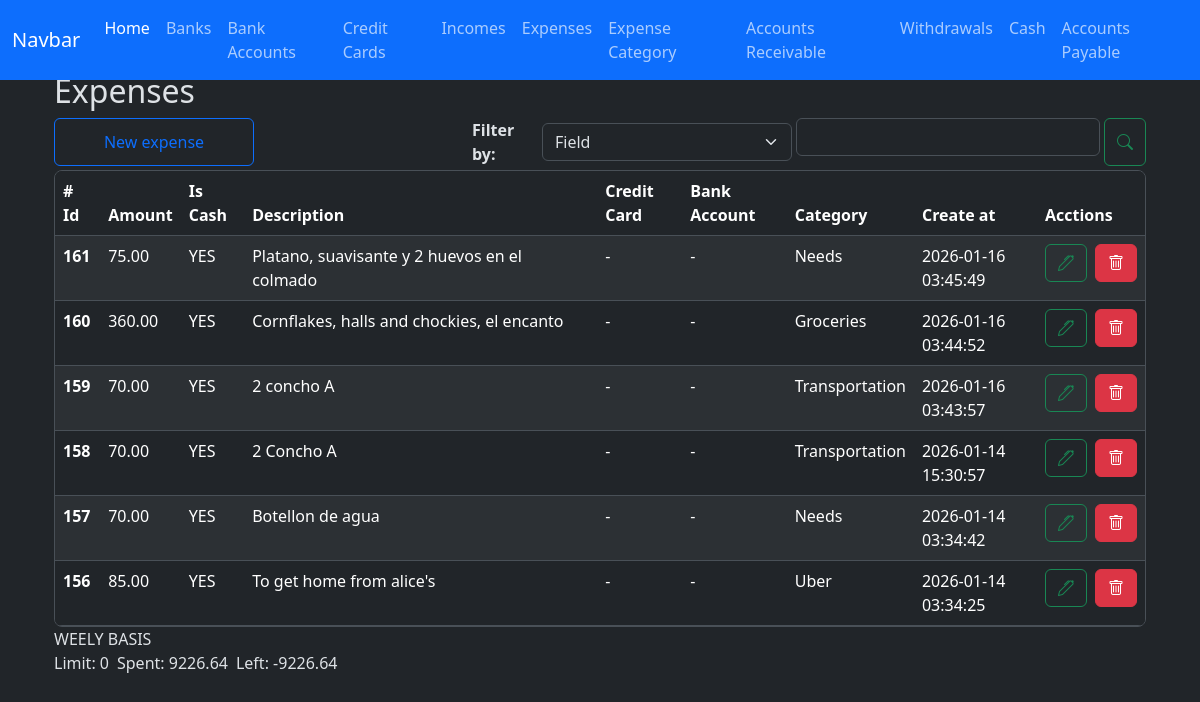
The app's page /expenses/index, older data.
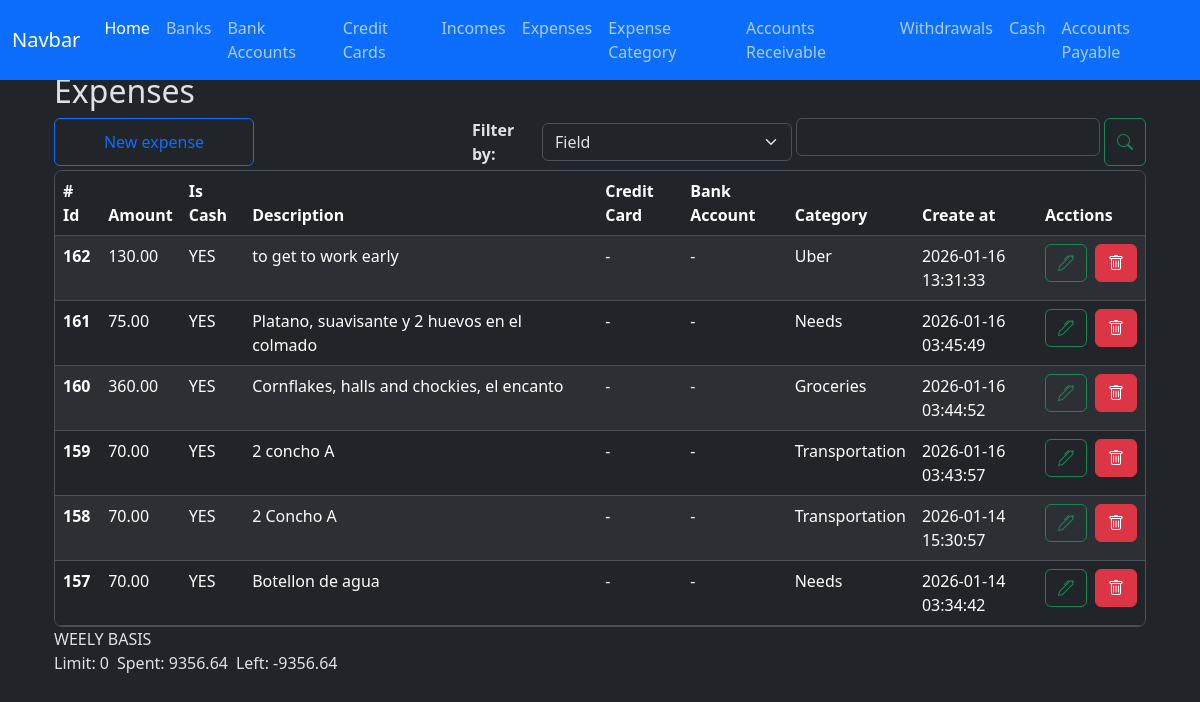
The same page, newer data.
### app/models/expense.py (models this page shows, shortened)
class Expense(db.Model):
    __tablename__ = 'expenses'
    id = db.Column(db.Integer, primary_key=True)
    amount = db.Column(db.Numeric(10,2), nullable=False)
    is_cash = db.Column(db.Boolean, nullable=False)
    credit_card_id = db.Column(db.Integer, db.ForeignKey('credit_cards.id'))
    bank_account_id = db.Column(db.Integer, db.ForeignKey('bank_accounts.id'))
    expense_category_id = db.Column(db.Integer, db.ForeignKey('expense_categories.id'))
    code = db.Column(db.String(50), nullable=False)
    description = db.Column(db.String(150), nullable=False)
    created_at = db.Column(db.DateTime(timezone=True), server_default=func.now())
    updated_at = db.Column(db.DateTime(timezone=True), onupdate=func.now())
    credit_card = relationship('CreditCard', back_populates='expenses')
    bank_account = relationship('BankAccount', back_populates='expenses')
    expense_category = relationship('ExpenseCategory', back_populates='expenses')

### app/models/expense_category.py (models this page shows)
class ExpenseCategory(db.Model):
    __tablename__ = 'expense_categories'
    id = db.Column(db.Integer, primary_key=True)
    name = db.Column(db.String(100), nullable=False)
    limit = db.Column(db.Numeric(10,2), server_default='0')
    created_at = db.Column(db.DateTime(timezone=True), server_default=func.now())
    updated_at = db.Column(db.DateTime(timezone=True), onupdate=func.now())
    expenses = relationship('Expense', back_populates='expense_category', order_by='desc(Expense.created_at)')

### app/routes/expense_routes.py (the view)
@expense_bp.route('/index', methods=['GET'])
def index():
    credit_cards = credit_card.CreditCard.query.all()
    expense_categories = expense_category.ExpenseCategory.query.all()
    bank_accounts = bank_account.BankAccount.query.all()
    expenses = expense_controller.get_monthly_expenses_records()
    weekly = expense_controller.money_limit_spent_left_for_expenses(expenses)
    context = {
        'credit_cards': credit_cards,
        'expense_categories': expense_categories,
        'bank_accounts': bank_accounts,
        'expenses':expenses,
        'weekly': weekly,
        'format_amount': format_amount, #function
        'total_amount': total_amount, #function
    }
    return render_template('expenses/index.html', **context)

### app/controllers/expense_controller.py (called while the page is built)
def get_monthly_expenses_records():
    now = datetime.now()
    year = now.year
    month = now.month
    records = (
        Expense.query
        .filter(
            func.extract('year', Expense.created_at) == year,
            func.extract('month', Expense.created_at) == month
        )
        .order_by(Expense.created_at.desc())
        .all()
    )
    return records

def money_limit_spent_left_for_expenses(expenses):
    spent = Decimal()
    for e in expenses:
        spent += e.amount
    limit = ExpenseCategory.query.filter(ExpenseCategory is not None).with_entities(func.sum(ExpenseCategory.limit)).scalar() or Decimal(0.00)
    left = Decimal(limit - spent)
    weekly = {
        'limit': limit,
        'spent': spent,
        'left': left,
    }
    return weekly

### app/utils/numeric_casting.py (called while the page is built)
def format_amount(value):
    try:
        return f'{value:,.2f}';
    except Exception as e:
        return None

### app/templates/expenses/index.html (shortened to what this page needs)
{% extends 'layout.html' %}
{% block content %}
    <div class=" w-100">
        <h2>Expenses</h2>
        <div class="d-flex justify-content-start gap-1 flex-wrap flex-md-nowrap mt-2">
            <button
                type="button"
                id="btn-create-expense-id"
                class="btn btn-outline-primary me-auto me-md-auto w-100 w-md-auto"
                style="max-width: 200px;"
                data-bs-toggle="modal"
                data-bs-target="#create-expense"
            >New expense
            </button>
            <div class="d-flex gap-1 w-100 align-items-center" style="max-width: 320px;">
                <div class="w-md-auto mt-md-0">
                    <label for="" class="fs-6 fw-bold">Filter by: </label>
                </div>
                <div class="w-100 w-md-auto mt-md-0" style="max-width: 250px;">
                    <select class="form-select" id="select-filter-type-id">
                        <option value="field">Field</option>
                    </select>
                </div>
            </div>
            <div class="d-flex gap-1 w-100" style="max-width: 350px;">
                <div class="w-100 w-md-auto mt-md-0">
                    <input type="text" class="form-control" id="filter-input-id">
                </div>
                <button type="button" class="btn btn-outline-success" id="btn-search-id"><i class="bi bi-search"></i></button>
            </div>
        </div>
        <div class="table-responsive overflow-y-auto border rounded-3 mt-1" style="max-height: 457px;">
            <table class="table table-striped table-hover" id="expenses-table">
                <thead class="sticky-top">
                    <tr>
                        <th scope="col"># Id</th>
                        <th scope="col">Amount</th>
                        <th scope="col">Is Cash</th>
                        <th scope="col">Description</th>
                        <th scope="col">Credit Card</th>
                        <th scope="col">Bank Account</th>
                        <th scope="col">Category</th>
                        <th scope="col">Create at</th>
                        <th scope="col">Acctions</th>
                    </tr>
                </thead>
                <tbody id="expenses-table-body">
                    {% for expense in expenses %}
                    <tr>
                        <th scope="row">{{ expense.id }}</th>
                        <td>{{ format_amount(expense.amount) or '-' }}</td>
                        <td><a id="filter-by-cash" class="filter_link" data-is-cash-value="{{ expense.is_cash }}">{{ 'YES' if expense.is_cash else 'NO' }}</a></td>
                        <td> {{ expense.description or '-' }} </td>
                        <td>{{ expense.credit_card.nick_name or '-' }}</td>
                        <td>{{ expense.bank_account.nick_name or '-' }}</td>
                        <td>{{ expense.expense_category.name.lower().title() or '-' }}</td>
                        <td>{{ expense.created_at }}</td>
                        <td>
                            <div class="d-flex gap-2">
                                <button
                                    type="button"
                                    class="btn btn-outline-success"
                                    data-bs-toggle="modal"
                                    data-bs-target="#edit-expense"
                                    data-expense-id="{{ expense.id }}"
                                    data-amount-id="{{ expense.amount }}"
                                    data-is-cash="{{ expense.is_cash }}"
                                    data-select-expense-category-id="{{ expense.expense_category_id }}"
                                    data-select-credit-card-id="{{ expense.credit_card_id }}"
                                    data-select-bank-account-id="{{ expense.bank_account_id }}"
                                    data-description="{{ expense.description }}"
                                >
                                    <i class="bi bi-pen"></i>
                                </button>
                                <a href="{{ url_for('expense.delete', id=expense.id) }}" class="btn btn-danger"><i class="bi bi-trash"></i></a>
                            </div>
                        </td>
                    </tr>
                    {% endfor %}
                </tbody>
            </table>
        </div>
        <section>
            <div class="d-flex flex-column">
                <div>
                    <label for="" id="weekly-title">WEELY BASIS </label>
                </div>
                <div class="d-flex gap-2">
                    <div>
                        <label for="" id="weekly-limit">Limit: {{ weekly.limit }}</label>
                    </div>
                    <div>
                        <label for="" id="weekly-spent">Spent: {{ weekly.spent }}</label>
                    </div>
                    <div>
                        <label for="" id="weekly-left">Left: {{ weekly.left }}</label>
                    </div>
                </div>
            </div>
        </section>
    </div>
    <link rel="stylesheet" href="https://cdn.jsdelivr.net/npm/flatpickr/dist/flatpickr.min.css">
    <link rel="stylesheet" href="https://cdn.jsdelivr.net/npm/bootstrap-icons@1.13.1/font/bootstrap-icons.min.css">
{% endblock %}

### app/templates/layout.html (shortened to what this page needs)
<!doctype html>
<html lang="en" data-bs-theme="dark">
  <head>
    <link href="https://cdn.jsdelivr.net/npm/bootstrap@5.3.8/dist/css/bootstrap.min.css" rel="stylesheet">
    <link rel="stylesheet" href="{{ url_for('static', filename='style.css') }}">
</head>
  <body>
    <nav class="navbar navbar-expand-lg bg-primary fixed-top mx-2 mx-auto">
        <div class="container-fluid">
            <a class="navbar-brand" href="#">Navbar</a>
            <div class="collapse navbar-collapse" id="navbarNav">
                <ul class="navbar-nav">
                    <li class="nav-item">
                        <a class="nav-link active" aria-current="page" href="{{ url_for('home.index' ) }}">Home</a>
                    </li>
                    <li class="nav-item">
                        <a class="nav-link" href="{{ url_for('bank.index' ) }}">Banks</a>
                    </li>
                    <li class="nav-item">
                        <a class="nav-link" href="{{ url_for('bank_account.index' ) }}">Bank Accounts</a>
                    </li>
                    <li class="nav-item">
                        <a class="nav-link" href="{{ url_for('credit_card.index' ) }}">Credit Cards</a>
                    </li>
                    <li class="nav-item">
                        <a class="nav-link" href="{{ url_for('income.index' ) }}">Incomes</a>
                    </li>
                    <li class="nav-item">
                        <a class="nav-link" href="{{ url_for('expense.index' ) }}">Expenses</a>
                    </li>
                    <li class="nav-item">
                        <a class="nav-link" href="{{ url_for('expense_category.index' ) }}">Expense Category</a>
                    </li>
                    <li class="nav-item">
                        <a class="nav-link" href="{{ url_for('accounts_receivable.index' ) }}">Accounts Receivable</a>
                    </li>
                    <li class="nav-item">
                        <a class="nav-link" href="{{ url_for('withdrawal.index' ) }}">Withdrawals</a>
                    </li>
                    <li class="nav-item">
                        <a class="nav-link" href="{{ url_for('cashledger.index' ) }}">Cash</a>
                    </li>
                    <li class="nav-item">
                        <a class="nav-link" href="{{ url_for('debt.index' ) }}">Accounts Payable</a>
                    </li>
                </ul>
            </div>
        </div>
    </nav>
    <main class="container w-100 mt-5 p-4">
    {% block content %}
    {% endblock %}
    </main>
    <link rel="stylesheet" href="https://cdn.jsdelivr.net/npm/bootstrap-icons@1.13.1/font/bootstrap-icons.min.css">
</body>
</html>

### app/static/style.css (style rules this page uses)
.filter_link { text-decoration: none; color: inherit; }

Row changes from the older to the newer data that the page shows:
no longer on this page (row unchanged): Expense: id "156", amount "85.00", is_cash "YES", description "To get home from alice's", credit_card "-", bank_account "-", expense_category.name "Uber", created_at "2026-01-14 03:34:25"
added Expense: id "162", amount "130.00", is_cash "YES", description "to get to work early", credit_card "-", bank_account "-", expense_category.name "Uber", created_at "2026-01-16 13:31:33"
Text that changed along with them:
{{ weekly.spent }}: "9226.64" → "9356.64"
{{ weekly.left }}: "-9226.64" → "-9356.64"
